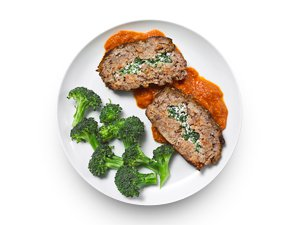
#> input picture lectures/13/food.jpg, 300 x 225 px
$ jupyter execute --allow-errors lecture13.ipynb   (shell and % lines are left out)
#> lines starting #> are read from the running program, lines starting #| are printed output that depends on the picture
# Code Examples from Lecture 13

The following notebook contains examples of Python code for k-means and spectral clustering algorithms.

### Example 1: K-means clustering on user ratings data

[cell 1]
import pandas as pd

#> (the rest of this cell did not finish here and is left out)

The example below shows how to apply k-means clustering (with k=2) on the user ratings data. The cluster centroids are also displayed in a dataframe object.

[cell 2]
from sklearn import cluster

k_means = cluster.KMeans(n_clusters=2)
#> (the rest of this cell did not finish here and is left out)

The example below shows how to obtain the cluster assignment for each data instance.

#> (a cell that did not finish here is left out)

The example below shows how to apply the centroids to determine the cluster membership of the new data instances.

#> (a cell that did not finish here is left out)

#> (a cell that did not finish here is left out)

The example below shows how to vary the number of clusters (k) and compute the sum-square-error (SSE) for each k. We can then plot the value of SSE against k and use the information to determine the number of clusters in the data.

[cell 6]
import matplotlib.pyplot as plt

sz = [1,2,3,4,5,6]
SSE = []
#> (the rest of this cell did not finish here and is left out)

### Example 2: Spectral Clustering on 2-dimensional Data.

The example below shows a dataset with a well-defined clustering structure. k-means clustering cannot identify the true clusters of the data, but spectral clustering can successfully detect the clusters.

[cell 7]
import pandas as pd

#> (the rest of this cell did not finish here and is left out)

The example below shows how to apply k-means clustering with k=2 on the 2d data and to display the clustering results.

[cell 8]
from sklearn import cluster
import pandas as pd

k_means = cluster.KMeans(n_clusters=2)
#> (the rest of this cell did not finish here and is left out)

The example below shows how to apply spectral clustering on the 2-d data and to display the results. Note that there is 1 parameter that must be specified by the user, i.e., gamma. Try varying gamma with the values between 0.1 to 10. See which parameter gives the best results.

[cell 9]
from sklearn import cluster
import pandas as pd

spectral = cluster.SpectralClustering(n_clusters=2,random_state=1,gamma=10)
#> (the rest of this cell did not finish here and is left out)

### Example 3: Image Segmentation

The following example code will apply k-means and spectral clustering algorithms to a food image.

[cell 10]
import matplotlib.pyplot as plt
import imageio

img = imageio.imread('food.jpg')
#> img is the input picture: shape (225, 300, 3); mean R, G, B 219.5, 214.2, 203.1
plt.imshow(img)
data = img.reshape(img.shape[0]*img.shape[1],3)
img.shape
#> Out = (225, 300, 3)

[cell 11]
from sklearn import cluster

k_means = cluster.KMeans(n_clusters=5,random_state=1)
k_means.fit(data)
values = k_means.cluster_centers_.squeeze()
labels = k_means.labels_

img_clusters = labels.reshape(img.shape[0],img.shape[1])
plt.imshow(img_clusters,cmap='jet')
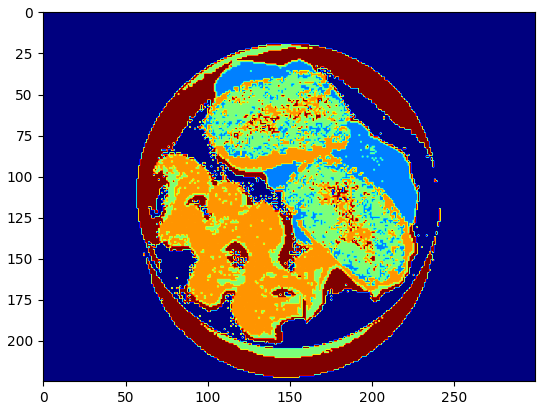
#> figure drawn by matplotlib, 1 panel

[cell 12]
from skimage import data, color
from skimage.transform import rescale, resize, downscale_local_mean

img2 = rescale(img, 1.0 / 4.0)
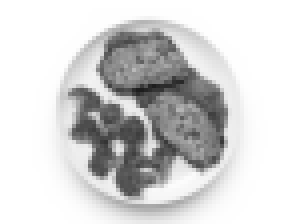
#> img2: shape (56, 75, 1) float64 (shown 4 times larger); min 0.114, max 1, mean 0.834
#> (the rest of this cell did not finish here and is left out)
